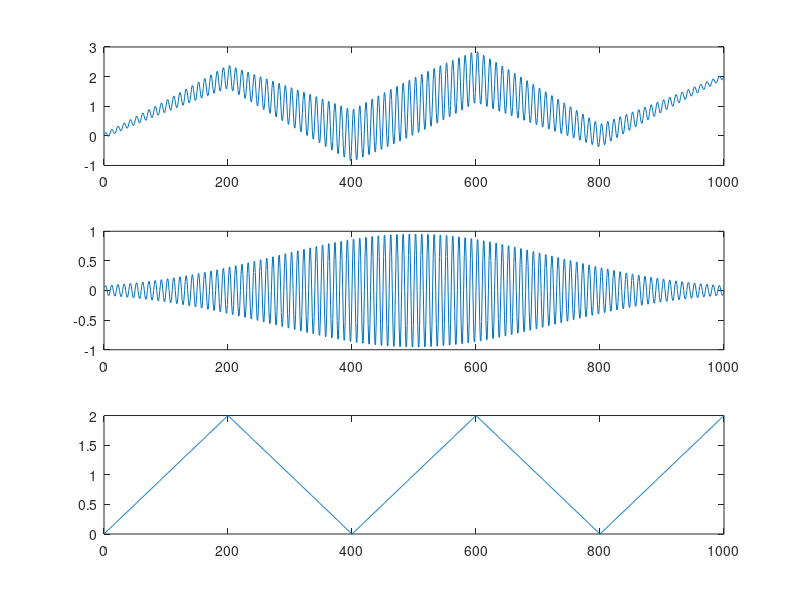

Write the MATLAB code that produced this figure. (Note: this script raises an error after producing the figure.)
clear all;
close all;
addpath('../Funciones');

Fs = 100;
Ts = 1/Fs;
N = 1000;
t = 1: N;
k = 10;

x1 = sin(2*pi*0.1*t);
v_g = exp(-k*((t-500)/1000).^2);
x1 = x1.*v_g;

% figure;
% subplot(211);
% plot(t, x1);
% subplot(212);
% plot(t, v_g);

t_mod = mod(t, 400);
x2 = (t_mod >= 0 & t_mod <= 200) .* (t_mod / 100) + (t_mod > 200 & t_mod <= 400) .* (4 - (t_mod/ 100));


x = x1 + x2;

figure;
subplot(311);
plot(t, x);
subplot(312);
plot(t, x1);
subplot(313);
plot(t, x2);


modos = 2;
[env_max, env_min] = encontrar_envolventes(x);

figure;
plot(t, x);
hold on;
plot(t, env_max);
plot(t, env_min);

IMFs = EMD(x, modos);

figure;
subplot(221);
plot(t,IMFs(1, :));
title('IMF 1');
xlabel('Tiempo (s)');
ylabel('Amplitud');
ylim([-1, 1]); % Limitar eje y entre -2 y 2

subplot(222);
plot(t, IMFs(2, :));
title('IMF 2');
xlabel('Tiempo (s)');
ylabel('Amplitud');

subplot(223);
plot(t, x1);
title('Modo 1');
xlabel('Tiempo (s)');
ylabel('Amplitud');

subplot(224);
plot(t, x2);
title('Modo 2');
xlabel('Tiempo (s)');
ylabel('Amplitud');

% Título general
sgtitle('Gráficos de Señales');



% r = x;
% cantidad = 1;
% for j = 1 : cantidad  
%     [env_max, env_min] = encontrar_envolventes(r);
% 
%     m = (env_max + env_min) / 2;
% 
%     d = r - m;
%     if (j == cantidad-1 || j == 1)
%         figure;
%         subplot(211);
%         plot(t, r);
%         hold on;
%         plot(t, env_max);
%         plot(t, env_min);
%         plot(t, m);
%         subplot(212);
%         plot(t, d);
%     end
%     if(es_IMF(d))
%         IMFs(k, :) = d;
%         r = r- d;
%         k = k +1;
%         disp('La señal es IMF');
%         figure;
%         subplot(211);
%         plot(t, d);
%         subplot(212);
%         plot(t, r);
%         break;
%     else
%         r = d;
% %         j = j + 1;
%     end
% end





% 
% [pks_max, locs_max] = findpeaks(x, t); % Máximos locales
% [pks_min, locs_min] = findpeaks(-x, t); % Mínimos locales (invertir la señal)
% pks_min = -pks_min; % Revertir el signo de los mínimos
%  % Agregar los extremos iniciales y finales si no están incluidos
% if t(1) < locs_max(1) || x(1) > x(2)
%     locs_max = [t(1), locs_max];
%     pks_max = [x(1), pks_max];
% end
% if t(end) > locs_max(end) || x(end) > x(end-1)
%     locs_max = [locs_max, t(end)];
%     pks_max = [pks_max, x(end)];
% end
% 
% if t(1) < locs_min(1) || x(1) < x(2)
%     locs_min = [t(1), locs_min];
%     pks_min = [x(1), pks_min];
% end
% if t(end) > locs_min(end) || x(end) < x(end-1)
%     locs_min = [locs_min, t(end)];
%     pks_min = [pks_min, x(end)];
% end
% 
% env_max = interp1(locs_max, pks_max, t, 'pchip'); % Envolvente máxima
% env_min = interp1(locs_min, pks_min, t, 'pchip'); % Envolvente mínima
% 
%     % Graficar la señal, extremos y envolventes
% figure;
% plot(t, x, 'b', 'LineWidth', 1.2); 
% hold on;
% plot(locs_max, pks_max, 'ro', 'MarkerSize', 6, 'DisplayName', 'Máximos Ajustados');
% plot(locs_min, pks_min, 'go', 'MarkerSize', 6, 'DisplayName', 'Mínimos Ajustados');
% plot(t, env_max, 'r--', 'LineWidth', 1.2, 'DisplayName', 'Envolvente Máxima');
% plot(t, env_min, 'g--', 'LineWidth', 1.2, 'DisplayName', 'Envolvente Mínima');
% legend('Señal', 'Máximos Ajustados', 'Mínimos Ajustados', 'Envolvente Máxima', 'Envolvente Mínima');
% xlabel('Tiempo');
% ylabel('Amplitud');
% title('Detección Mejorada de Extremos y Envolventes');
% grid on;
% hold off;
